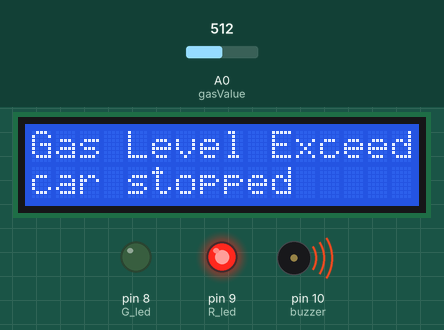
Simulated run of this sketch. Board: Arduino Mega 2560, built with avr-gcc and run on an emulated ATmega2560. Parts: 16×2 character LCD, output pins drawn as LEDs (lit = HIGH), buzzer (waves = sounding, pin HIGH). The test bench sets the inputs (shaded band); at power-on: A0 (gasValue) = 512. The modem accepts every AT command (registered, SIM ready, sends succeed) and sends nothing else; what the sketch prints to the serial monitor is not drawn.

Above: at 7.4 s.
At 13.8 s:
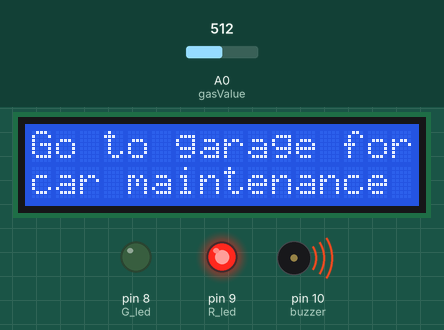
13.9 s: A0 (gasValue) set to 19
At 16.5 s:
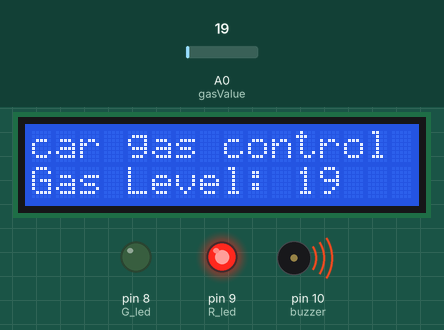
20.0 s: A0 (gasValue) set to 14
At 30.6 s:
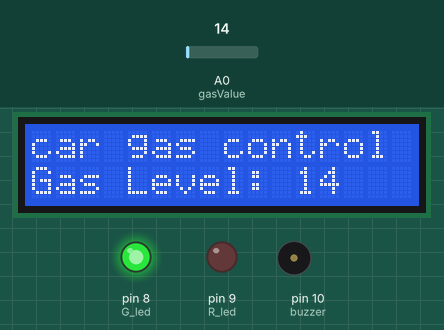
30.9 s: A0 (gasValue) set to 0
At 32.1 s:
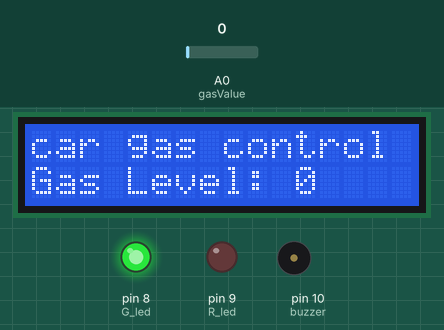
Timing chart, 0 to 33.9 s (numbered marks = the images above; inputs shaded):
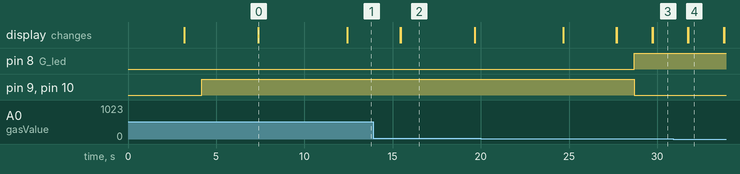

The sketch:

temp.ino
```cpp
#include <SoftwareSerial.h>
 #include <LiquidCrystal_I2C.h>
//I2C pins declaration
LiquidCrystal_I2C lcd(0x27,20,4);
SoftwareSerial mySerial(9, 10);

int gasValue = A0; // smoke / gas sensor connected with analog pin A1 of the arduino / mega.
int data = 0;
int buzzer = 10;
int G_led = 8; // choose the pin for the Green LED
int R_led = 9; // choose the pin for the Red Led


void setup()
{
  lcd.begin(16,2);//Defining 16 columns and 2 rows of lcd display
  lcd.backlight();
  pinMode(buzzer,OUTPUT);
  pinMode(R_led,OUTPUT); // declare Red LED as output
  pinMode(G_led,OUTPUT); // declare Green LED as output
randomSeed(analogRead(0));
mySerial.begin(9600); // Setting the baud rate of GSM Module
Serial.begin(9600); // Setting the baud rate of Serial Monitor (Arduino)
lcd.begin(16,2);
pinMode(gasValue, INPUT);
lcd.print ("    car gas ");
lcd.setCursor(0,1);
lcd.print (" control system ");
delay(3000);
lcd.clear();
}

void loop()
{

data = analogRead(gasValue);
Serial.print("Gas Level: ");
Serial.println(data);
lcd.print ("car gas control");
lcd.setCursor(0,1);
lcd.print("Gas Level: ");
lcd.print(data);
delay(1000);

if ( data > 16) //
{
  digitalWrite(buzzer, HIGH);
  digitalWrite(R_led, HIGH); // Turn LED on.
  digitalWrite(G_led, LOW); // Turn LED off.
SendMessage();
Serial.print("Gas detect alarm");
lcd.clear();
lcd.setCursor(0,0);
lcd.print("Gas Level Exceed");
lcd.setCursor(0,1);
lcd.print("car stopped");
delay(5000);
lcd.clear();
lcd.setCursor(0,0);
lcd.print("Go to garage for");
lcd.setCursor(0,1);
lcd.print("car maintenance");
delay(3000);
}
else
{
  digitalWrite(buzzer, LOW);
  digitalWrite(R_led, LOW); // Turn LED off.
  digitalWrite(G_led, HIGH); // Turn LED on.
Serial.print("Gas Level Low");
delay(1000);
}

lcd.clear();
}

void SendMessage()
{
Serial.println("I am in send");
mySerial.println("AT+CMGF=1"); //Sets the GSM Module in Text Mode
delay(1000); // Delay of 1000 milli seconds or 1 second
mySerial.println("AT+CMGS=\"+250789719600\"\r"); // Replace x with mobile number
delay(1000);
mySerial.println("Excess Gas Detected.");// The SMS text you want to send
mySerial.println(data);
delay(100);
mySerial.println((char)26);// ASCII code of CTRL+Z
delay(1000);
}
```

Measured:
- the behaviour switches between 17 and 16 on A0 (gasValue) (found by bisection; images 2 and 3)
- after the input at 20.0 s, pin 8 (G_led): LOW → HIGH after 8.7 s; pin 9 (R_led), pin 10 (buzzer): HIGH → LOW after 8.7 s
- after the input at 30.9 s, the display: first differs from a run without the input after 0.87 s (image 4)
- what the display in image 0 shows lasts 5.0 s, from 7.4 s to 12.4 s
- what the display in image 2 shows lasts 4.2 s, from 15.4 s to 19.6 s
